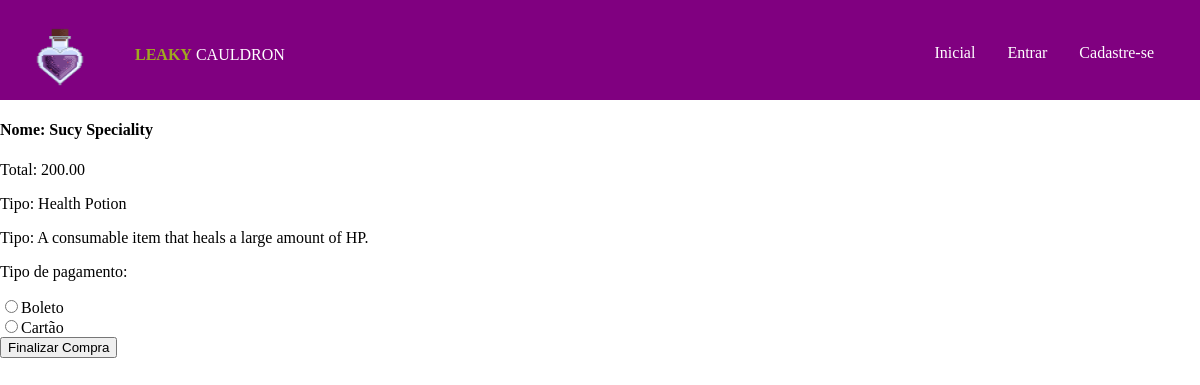
Screenshot of /venda.php?id=1 (signed in) with the database file from the repository.
### tables this page shows
CREATE TABLE `potion` (
  `id` int(5) NOT NULL,
  `nome` varchar(80) NOT NULL,
  `preco` varchar(20) NOT NULL,
  `tipo` int(5) NOT NULL
);

CREATE TABLE `tipo` (
  `id` int(5) NOT NULL,
  `nome` varchar(60) NOT NULL,
  `efeito` varchar(180) NOT NULL
);

### src/venda.php (the view, shortened to what this page needs)
<!doctype html>
<?php
include 'config.php';
include 'navigation_bar.php';
?>
<html lang="pt-BR">
<head>
    <link rel="stylesheet" href="css/style.css">
</head>
<body>
    <?php
    @$potionId = $_GET['id'];
    $sql = "SELECT * FROM potion WHERE id = $potionId";
    $result = mysqli_query($con, $sql);
    $data = mysqli_fetch_array($result);
        if($result != null){
            echo "<div class=\"row\">";
                    echo "<form action=\"\" method=\"POST\">";
                    echo "<div class=\"column\">";
                    echo "<div class=\"card\">";
                    echo "<div class=\"container\">";
                    $nome =$data['nome'];
                    echo "<h4><b> Nome: $nome </b></h4>";
                    $preco =$data['preco'];
                    echo "<p> <span>Total: </span>$preco</p>";
                    @$tipoId = $data['tipo'];
                    @$getTipoPotion = mysqli_query($con, "SELECT nome FROM tipo WHERE id = $tipoId");
                    while(@$resultTipoPotion = mysqli_fetch_array($getTipoPotion)){
                        @$nomeTipo = @$resultTipoPotion['nome'];
                    }
                    echo "<p> <span>Tipo: </span> ".$nomeTipo."</p>";
                    @$tipoId = $data['tipo'];
                    @$getEfeitoPotion = mysqli_query($con, "SELECT efeito FROM tipo WHERE id = $tipoId");
                    while(@$resultEfeitoPotion = mysqli_fetch_array($getEfeitoPotion)){
                        @$efeitoPotion = @$resultEfeitoPotion['efeito'];
                    }
                    echo "<p> <span>Tipo: </span> ".$efeitoPotion."</p>";
                    echo "<p\"> <span>Tipo de pagamento:</span></p>";
                    echo "<input type=\"radio\" name=\"pagamento\" value=\"Boleto\">Boleto<br>";
                    echo "<input type=\"radio\" name=\"pagamento\" value=\"Cartao\">Cartão<br>";
                    echo "<input type=\"submit\" name=\"botao\" id=\"finalizar\" value=\"Finalizar Compra\" class=\"button\"><br> ";
                    echo "</div>";
                    echo "</div>";
                    echo "</div>";
                    echo "</form>";
                }
            echo "</div>";
?>
</body>
</html>

### src/css/navigation_bar_style.css (style rules this page uses)
body { margin: 0 auto; }

### rows the page displays
potion: nome "Sucy Speciality", preco "200.00"
tipo: nome "Health Potion", efeito "A consumable item that heals a large amount of HP."
